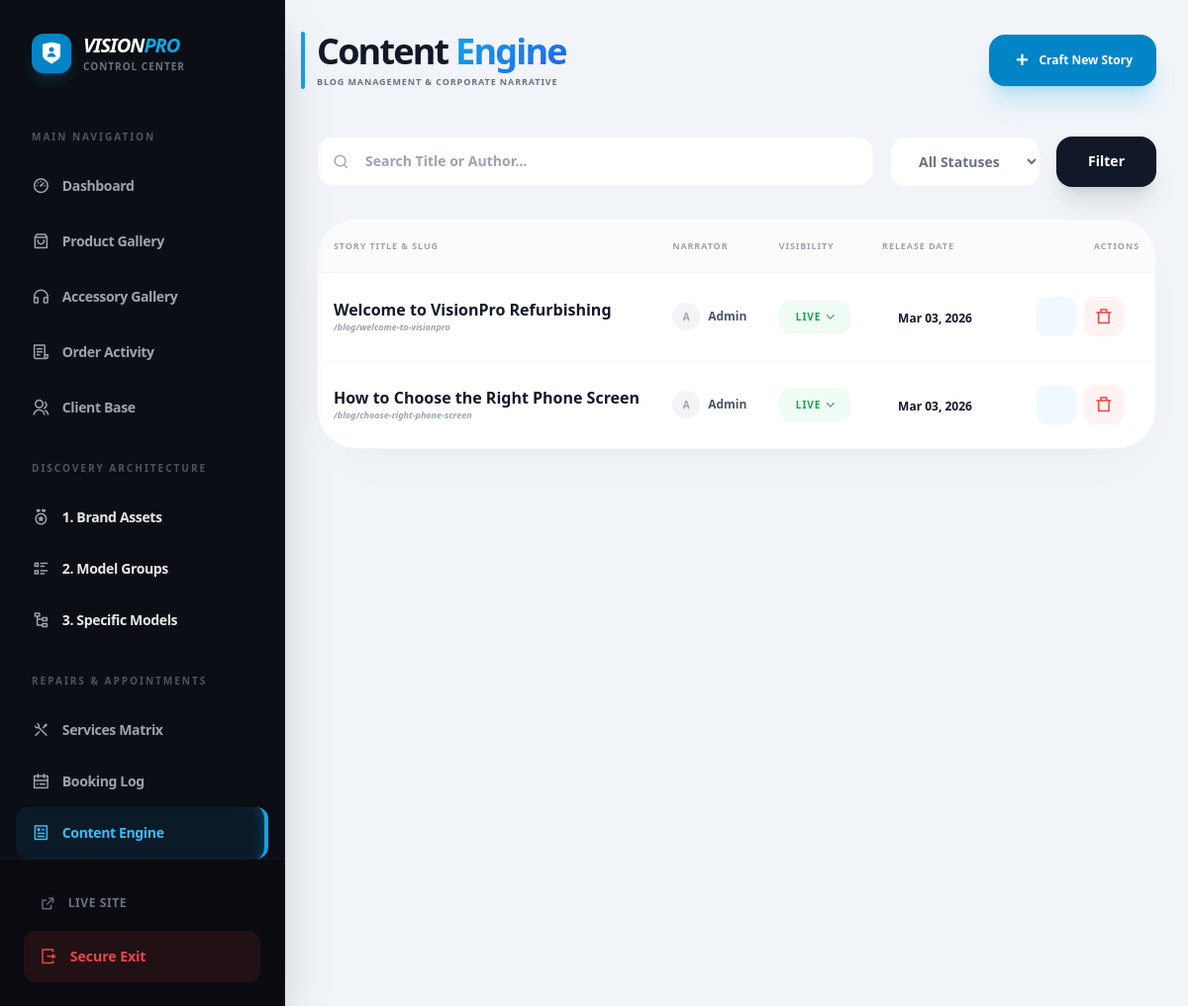
The app's page /admin-blogs.php (signed in) with its own data.
### tables this page shows
CREATE TABLE IF NOT EXISTS blog_posts (
    id INT AUTO_INCREMENT PRIMARY KEY,
    title VARCHAR(255) NOT NULL,
    slug VARCHAR(255) NOT NULL UNIQUE,
    content TEXT,
    excerpt TEXT,
    featured_image VARCHAR(255),
    author VARCHAR(100),
    status ENUM('draft', 'published') DEFAULT 'draft',
    created_at TIMESTAMP DEFAULT CURRENT_TIMESTAMP,
    updated_at TIMESTAMP DEFAULT CURRENT_TIMESTAMP ON UPDATE CURRENT_TIMESTAMP,
    INDEX idx_slug (slug),
    INDEX idx_status (status)
);

### includes/security.php (called while the page is built, shortened)
<?php
function e(mixed $val): string
{
    return htmlspecialchars((string)$val, ENT_QUOTES | ENT_HTML5, 'UTF-8');
}

### admin-blogs.php (the view, shortened to what this page needs)
<?php
require_once 'config/db.php';
require_once 'includes/security.php';
$limit = 10;
$page = isset($_GET['page']) ? (int)$_GET['page'] : 1;
$offset = ($page - 1) * $limit;
$search = isset($_GET['search']) ? trim($_GET['search']) : '';
$params = [];
$where_clauses = [];
$where_sql = $where_clauses ? "WHERE " . implode(" AND ", $where_clauses) : "";
$query = "SELECT * FROM blog_posts $where_sql ORDER BY created_at DESC LIMIT $limit OFFSET $offset";
$stmt = $pdo->prepare($query);
$stmt->execute($params);
$posts = $stmt->fetchAll();
?>
<!DOCTYPE html>
<html lang="en">
<head>
    <script src="https://cdn.tailwindcss.com"></script>
    <link href="https://cdn.jsdelivr.net/npm/remixicon@4.2.0/fonts/remixicon.css" rel="stylesheet">
</head>
<body class="bg-[#f1f5f9] min-h-screen font-sans text-gray-900 overflow-x-hidden">
    <div class="flex w-full">
        <?php include 'includes/admin_sidebar.php'; ?>
        <main class="flex-1 min-w-0 p-4 lg:p-8">
            <header class="flex flex-col md:flex-row justify-between items-start md:items-center gap-6 mb-12">
                <div class="relative">
                    <div class="absolute -left-4 top-0 bottom-0 w-1 bg-primary-500 rounded-full"></div>
                    <h1 class="text-3xl lg:text-4xl font-black tracking-tighter text-gray-900 mb-1">Content <span class="gradient-text">Engine</span></h1>
                    <p class="text-gray-500 font-bold uppercase tracking-widest text-[9px]">Blog Management & Corporate Narrative</p>
                </div>
                <a href="admin-blog-add.php" class="bg-primary-600 text-white px-6 py-3 rounded-2xl font-black text-xs shadow-xl shadow-primary-500/20 hover:bg-primary-700 transition-all flex items-center gap-2">
                    <i class="ri-add-line text-lg"></i>
                    Craft New Story
                </a>
            </header>
            <div class="flex flex-col lg:flex-row gap-4 mb-8">
                <form action="" method="GET" class="flex-1 flex flex-col md:flex-row gap-4">
                    <div class="flex-1 relative">
                        <i class="ri-search-line absolute left-4 top-1/2 -translate-y-1/2 text-gray-400"></i>
                        <input type="text" name="search" value="<?= e($search) ?>"
                               placeholder="Search Title or Author..."
                               class="w-full pl-12 pr-4 py-3.5 bg-white border border-gray-100 rounded-2xl focus:ring-4 focus:ring-primary-500/10 focus:border-primary-500 transition-all font-bold text-sm">
                    </div>
                    <select name="status" class="px-6 py-3.5 bg-white border border-gray-100 rounded-2xl focus:ring-4 focus:ring-primary-500/10 focus:border-primary-500 transition-all font-bold text-sm text-gray-500">
                        <option value="">All Statuses</option>
                    </select>
                    <button type="submit" class="bg-gray-900 text-white px-8 py-3.5 rounded-2xl font-black text-sm hover:bg-black transition-all shadow-xl shadow-gray-950/10">
                        Filter
                    </button>
                </form>
            </div>
            <div class="table-container">
                <table class="w-full text-left border-collapse">
                    <thead class="bg-gray-50/50 border-b border-gray-100">
                        <tr>
                            <th class="px-4 py-5 text-[9px] font-black text-gray-400 uppercase tracking-widest">Story Title & Slug</th>
                            <th class="px-4 py-5 text-[9px] font-black text-gray-400 uppercase tracking-widest">Narrator</th>
                            <th class="px-4 py-5 text-[9px] font-black text-gray-400 uppercase tracking-widest">Visibility</th>
                            <th class="px-4 py-5 text-[9px] font-black text-gray-400 uppercase tracking-widest">Release Date</th>
                            <th class="px-4 py-5 text-[9px] font-black text-gray-400 uppercase tracking-widest text-right">Actions</th>
                        </tr>
                    </thead>
                    <tbody class="divide-y divide-gray-50">
                        <?php foreach($posts as $p): ?>
                        <tr class="hover:bg-gray-50/20 transition-all group">
                            <td class="px-4 py-5">
                                <div class="flex flex-col leading-tight">
                                    <p class="font-black text-gray-900 group-hover:text-primary-600 transition-colors"><?= e($p['title']) ?></p>
                                    <p class="text-[9px] font-bold text-gray-400 italic mt-0.5">/blog/<?= $p['slug'] ?></p>
                                </div>
                            </td>
                            <td class="px-4 py-5">
                                <div class="flex items-center gap-2 text-xs font-bold text-gray-600">
                                    <div class="w-7 h-7 rounded-full bg-gray-100 flex items-center justify-center text-[10px] text-gray-400 font-black">
                                        <?= strtoupper(substr($p['author'] ?? 'A', 0, 1)) ?>
                                    </div>
                                    <span class="truncate max-w-[100px]"><?= e($p['author'] ?? 'Admin') ?></span>
                                </div>
                            </td>
                            <td class="px-4 py-5">
                                <?php $isPublished = $p['status'] === 'published'; ?>
                                <div class="relative inline-block w-full max-w-[140px]">
                                    <select
                                        class="ajax-status-select w-full appearance-none px-4 py-2 text-[10px] font-black uppercase tracking-widest border border-gray-100 rounded-xl outline-none focus:ring-2 focus:ring-primary-500/20 transition-all cursor-pointer <?= $isPublished ? 'bg-green-50 text-green-600' : 'bg-yellow-50 text-yellow-600' ?>"
                                        data-id="<?= $p['id'] ?>"
                                        data-endpoint="admin_api.php?type=blog_status"
                                    >
                                        <option value="published" <?= $p['status'] === 'published' ? 'selected' : '' ?>>Live</option>
                                    </select>
                                    <div class="absolute right-3 top-1/2 -translate-y-1/2 pointer-events-none opacity-50">
                                    </div>
                                </div>
                            </td>
                            <td class="px-8 py-6">
                                <span class="text-xs font-black text-gray-900"><?= date('M d, Y', strtotime($p['created_at'])) ?></span>
                            </td>
                            <td class="px-8 py-6 text-right">
                                <div class="flex justify-end gap-2">
                                    <a href="admin-blog-edit.php?id=<?= $p['id'] ?>" class="w-10 h-10 bg-primary-50 text-primary-600 rounded-xl flex items-center justify-center hover:bg-primary-600 hover:text-white transition-all">
                                    </a>
                                    <a href="admin-blogs.php?delete=<?= $p['id'] ?>" onclick="smartDelete(this, 'Archive Narrative', 'Are you sure you want to permanently purge this post from the content engine? Recovering this data will not be possible.')" class="w-10 h-10 bg-red-50 text-red-500 rounded-xl flex items-center justify-center hover:bg-red-500 hover:text-white transition-all">
                                        <i class="ri-delete-bin-7-line text-lg"></i>
                                    </a>
                                </div>
                            </td>
                        </tr>
                        <?php endforeach; ?>
                    </tbody>
                </table>
            </div>
        </main>
    </div>
</body>
</html>

### admin-blogs.php (style rules this page uses)
.gradient-text { background: linear-gradient(135deg, #0ea5e9 0%, #2563eb 100%); -webkit-background-clip: text; -webkit-text-fill-color: transparent; }
.table-container { background: white; border-radius: 2.5rem; border: 1px solid #f1f5f9; box-shadow: 0 20px 50px -20px rgba(0,0,0,0.05); overflow: hidden; }

### records on screen
blog_posts: title "Welcome to VisionPro Refurbishing", slug "welcome-to-visionpro", author "A", author "Admin", status+id "Live", created_at "Mar 03, 2026"
blog_posts: title "How to Choose the Right Phone Screen", slug "choose-right-phone-screen", author "A", author "Admin", status+id "Live", created_at "Mar 03, 2026"
